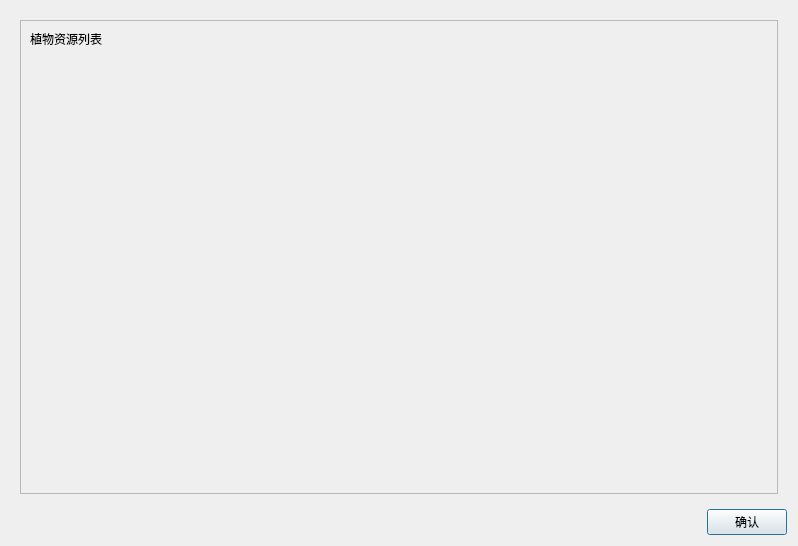
<?xml version="1.0" encoding="UTF-8"?>
<ui version="4.0">
 <class>Dialog</class>
 <widget class="QDialog" name="Dialog">
  <property name="geometry">
   <rect>
    <x>0</x>
    <y>0</y>
    <width>798</width>
    <height>546</height>
   </rect>
  </property>
  <property name="windowTitle">
   <string>Dialog</string>
  </property>
  <layout class="QVBoxLayout" name="verticalLayout">
   <item>
    <widget class="QWidget" name="widget" native="true">
     <property name="sizePolicy">
      <sizepolicy hsizetype="Preferred" vsizetype="Expanding">
       <horstretch>0</horstretch>
       <verstretch>0</verstretch>
      </sizepolicy>
     </property>
     <layout class="QVBoxLayout" name="verticalLayout_3">
      <item>
       <widget class="QScrollArea" name="scrollArea">
        <property name="widgetResizable">
         <bool>true</bool>
        </property>
        <widget class="QWidget" name="scrollAreaWidgetContents">
         <property name="geometry">
          <rect>
           <x>0</x>
           <y>0</y>
           <width>752</width>
           <height>462</height>
          </rect>
         </property>
         <layout class="QVBoxLayout" name="verticalLayout_2">
          <item>
           <widget class="QLabel" name="label">
            <property name="text">
             <string>植物资源列表</string>
            </property>
           </widget>
          </item>
          <item>
           <layout class="QVBoxLayout" name="planyList"/>
          </item>
          <item>
           <spacer name="verticalSpacer">
            <property name="orientation">
             <enum>Qt::Vertical</enum>
            </property>
            <property name="sizeHint" stdset="0">
             <size>
              <width>20</width>
              <height>40</height>
             </size>
            </property>
           </spacer>
          </item>
         </layout>
        </widget>
       </widget>
      </item>
     </layout>
    </widget>
   </item>
   <item>
    <layout class="QHBoxLayout" name="horizontalLayout">
     <item>
      <spacer name="horizontalSpacer">
       <property name="orientation">
        <enum>Qt::Horizontal</enum>
       </property>
       <property name="sizeHint" stdset="0">
        <size>
         <width>40</width>
         <height>20</height>
        </size>
       </property>
      </spacer>
     </item>
     <item>
      <widget class="QPushButton" name="pushButton">
       <property name="text">
        <string>确认</string>
       </property>
      </widget>
     </item>
    </layout>
   </item>
  </layout>
 </widget>
 <resources/>
 <connections/>
</ui>
